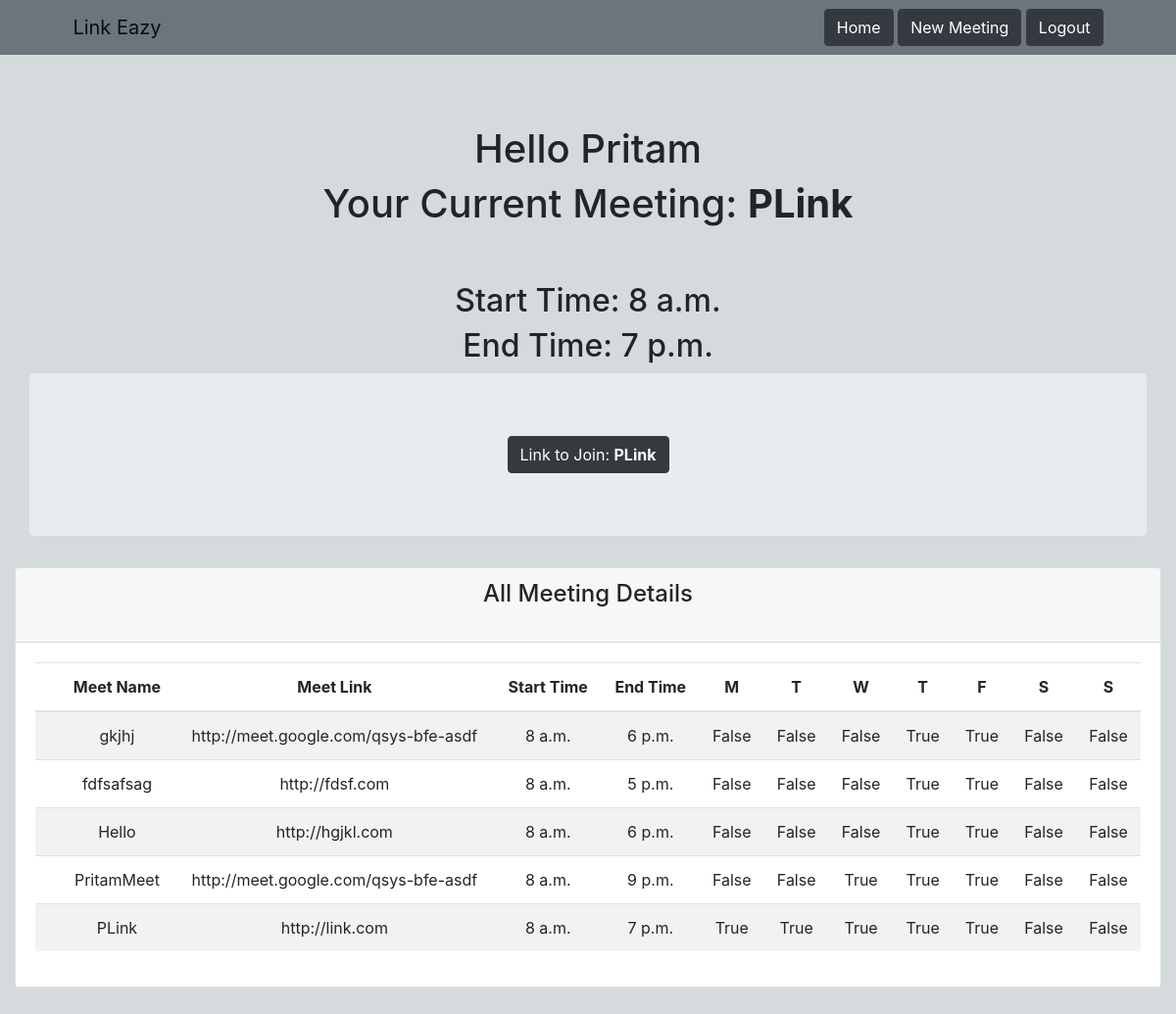
The page / (signed in) on the database as committed earlier.
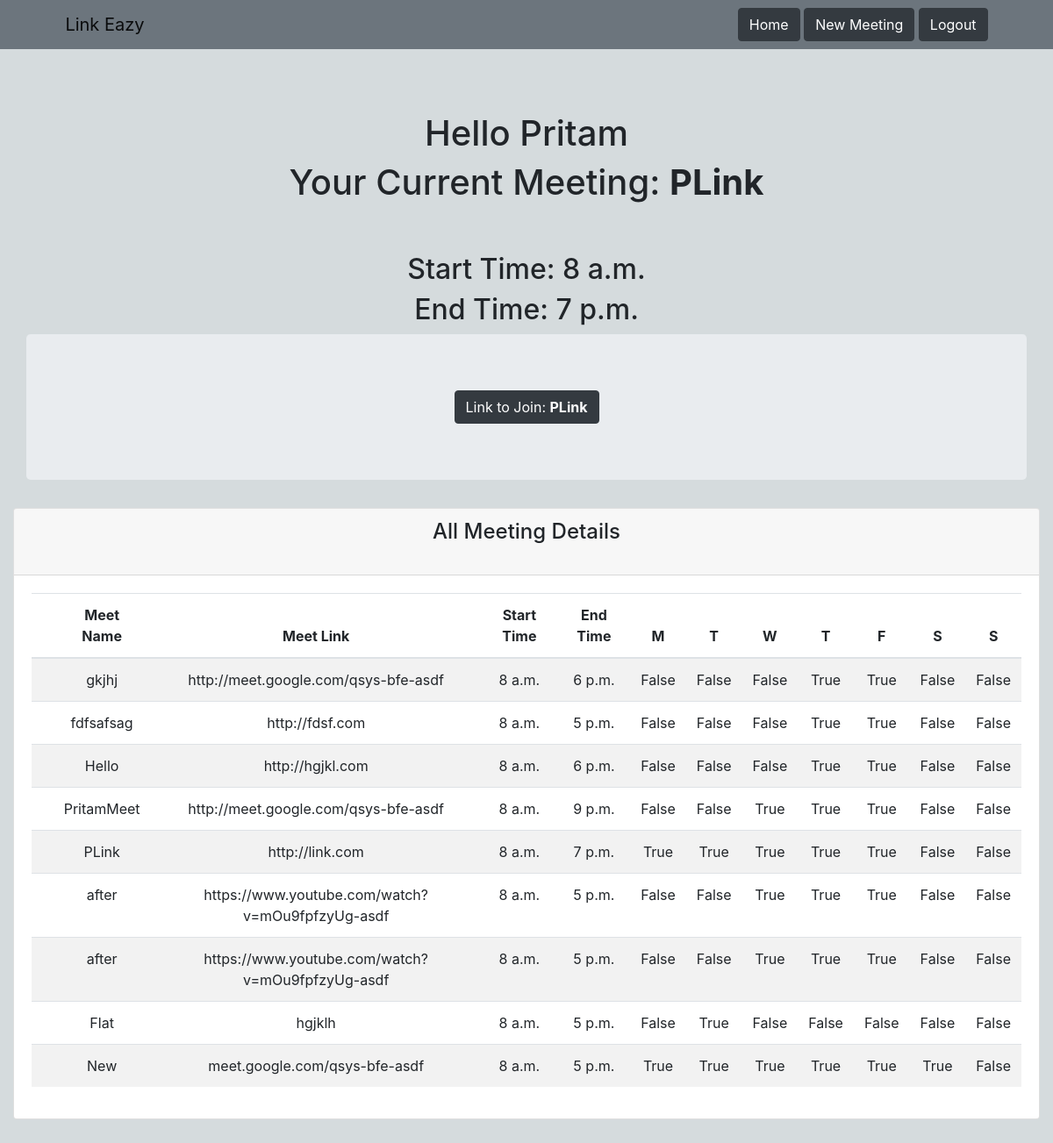
The same page on the database as committed later.
### interface/models.py (models this page shows, shortened)
class Link(models.Model):
    user = models.ForeignKey(User,on_delete = models.CASCADE)
    meeting_name = models.CharField(max_length=100,null=True,blank = True)
    meeting_link = models.CharField(max_length = 100,null=True,blank = True)
    start_time = models.TimeField(default='08:00:00')
    end_time = models.TimeField(default='17:00:00')
    monday = models.BooleanField(default = False)
    tuesday = models.BooleanField(default = False)
    wednesday = models.BooleanField(default = False)
    thursday = models.BooleanField(default = False)
    friday = models.BooleanField(default = False)
    saturday = models.BooleanField(default = False)
    sunday = models.BooleanField(default = False)

### interface/views.py (the view)
# urls.py: path('',views.current_meeting, name="home"),
@login_required(login_url='login')
def current_meeting(request):
    current_time = datetime.now()
    current_hour = current_time.hour #3:00 pm -> 15
    current_min = current_time.minute #3:00 pm -> 0
    meeting_list = list(Link.objects.filter(user=request.user))
    current_meeting = None
    def time_in_mins(hr, min):
        return hr * 60 + min
    for meeting in meeting_list:
        start_time_hour = meeting.start_time.hour
        start_time_min = meeting.start_time.minute
        end_time_hour = meeting.end_time.hour
        end_time_min = meeting.end_time.minute
        day_list = []
        if meeting.monday == True:
            day_list.append('Monday')
        if meeting.tuesday == True:
            day_list.append('Tuesday')
        if meeting.wednesday == True:
            day_list.append('Wednesday')
        if meeting.thursday == True:
            day_list.append('Thursday')
        if meeting.friday == True:
            day_list.append('Friday')
        if meeting.saturday == True:
            day_list.append('Saturday')
        if meeting.sunday == True:
            day_list.append('Sunday')
        if ((day_list.count(current_time.strftime('%A')) == 0)
            or (time_in_mins(start_time_hour, start_time_min) - 6) > time_in_mins(current_hour, current_min)
                or (time_in_mins(end_time_hour, end_time_min)) < time_in_mins(current_hour, current_min)):
            continue
        current_meeting = meeting
    if current_meeting == None:
        return render(request, 'nomeetings.html', {'alls':meeting_list})
    else:
        return render(request, 'linktoclick.html', { 'obj': current_meeting,'alls':meeting_list})

### templates/linktoclick.html (shortened to what this page needs)
{% extends 'base.html' %}
{% block content %}
<center><br>
    <br><br>
    <h1>Hello  {{ user.username}}</h1>
    <h1>Your Current Meeting: <b>{{ obj.meeting_name }}</b></h1>
    <br>
    <br>
    <h2>Start Time: {{ obj.start_time }}</h2>
    <h2>End Time: {{ obj.end_time }}</h2>
</center>
<div class="jumbotron" style="max-width: 95%;">
    <center>
        <a href="{{ obj.meeting_link }}"><button type="button" class="btn btn-dark">Link to Join: <b>{{ obj.meeting_name}}</b></button></a>
    </center>
</div>
<section>
    <div class="container-fluid">
      <div class="row">
        <div class="col-lg-12">
          <div class="card">
            <div class="card-header">
              <h4 class="card-title">All Meeting Details</h4>
              <div class="card-tools">
                <div class="input-group input-group-sm" style="width: 150px;">
                  <div class="input-group-append">
                    <button type="submit" class="btn btn-default"></button>
                  </div>
                </div>
              </div>
            </div>
            <div class="card-body">
              <div class="table-responsive">
            <table class="table table-striped table-hover ">
              <thead >
                <tr class="text-center">
                    <th></th>
                  <th>Meet Name</th>
                  <th class="text-center">Meet Link</center>
                  <th>Start Time</th>
                  <th>End Time</th>
                  <th>M</th>
                  <th>T</th>
                  <th>W</th>
                  <th>T</th>
                  <th>F</th>
                  <th>S</th>
                  <th>S</th>
              <tbody>
                {% for meet in alls %}
                <tr class="text-center">
                  <th scope="row"></th>
                  <td>{{ meet.meeting_name }}</td>
                  <td>{{ meet.meeting_link }}</td>
                  <td>{{ meet.start_time }}</td>
                  <td>{{ meet.end_time }}</td>
                  <td>{{ meet.monday }}</td>
                  <td>{{ meet.tuesday }}</td>
                  <td>{{ meet.wednesday }}</td>
                  <td>{{ meet.thursday }}</td>
                  <td>{{ meet.friday }}</td>
                  <td>{{ meet.saturday }}</td>
                  <td>{{ meet.sunday }}</td>
                </tr>
                {% endfor %}
              </tbody>
{% endblock content %}

Rows that differ between the two databases and show on the page:
added Link: meeting_name "after", meeting_link "https://www.youtube.com/watch?v=mOu9fpfzyUg-asdf", start_time "8 a.m.", end_time "5 p.m.", monday "False", tuesday "False", wednesday "True", thursday "True", friday "True", saturday "False", sunday "False"
added Link: meeting_name "after", meeting_link "https://www.youtube.com/watch?v=mOu9fpfzyUg-asdf", start_time "8 a.m.", end_time "5 p.m.", monday "False", tuesday "False", wednesday "True", thursday "True", friday "True", saturday "False", sunday "False"
added Link: meeting_name "Flat", meeting_link "hgjklh", start_time "8 a.m.", end_time "5 p.m.", monday "False", tuesday "True", wednesday "False", thursday "False", friday "False", saturday "False", sunday "False"
added Link: meeting_name "New", meeting_link "meet.google.com/qsys-bfe-asdf", start_time "8 a.m.", end_time "5 p.m.", monday "True", tuesday "True", wednesday "True", thursday "True", friday "True", saturday "True", sunday "False"
